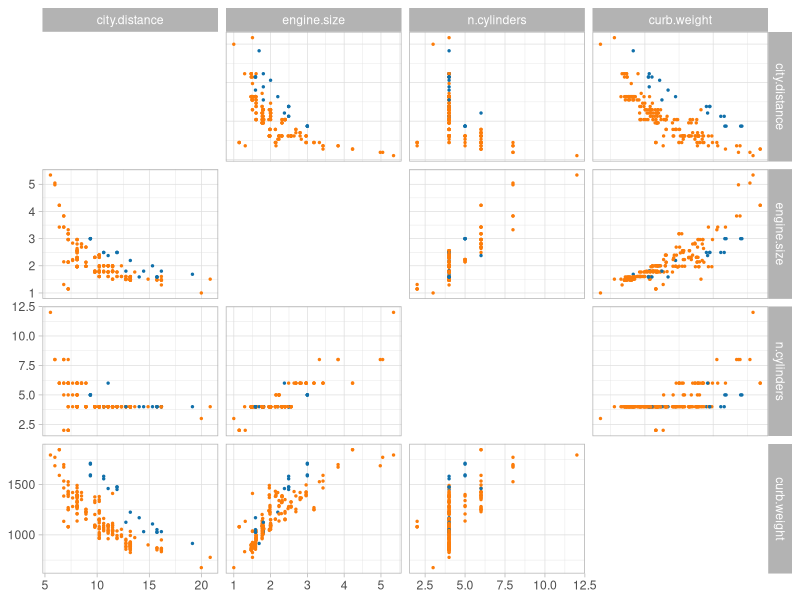
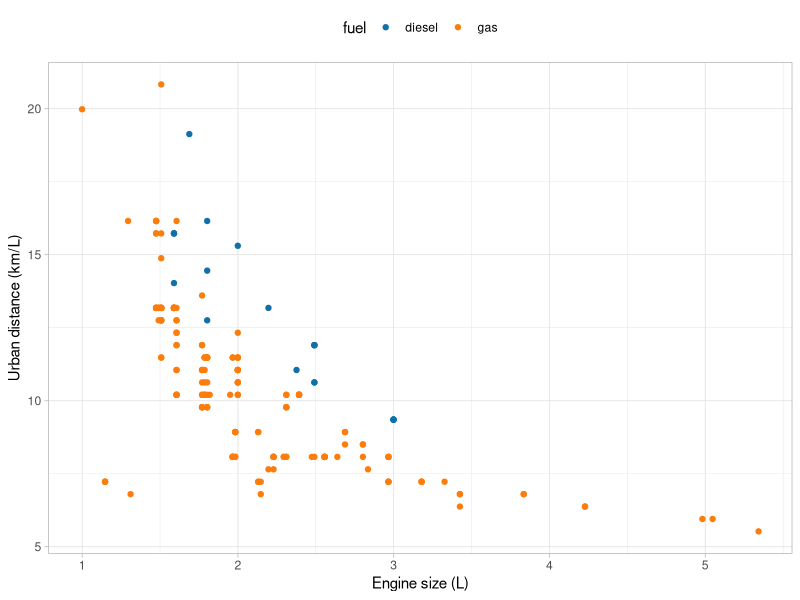
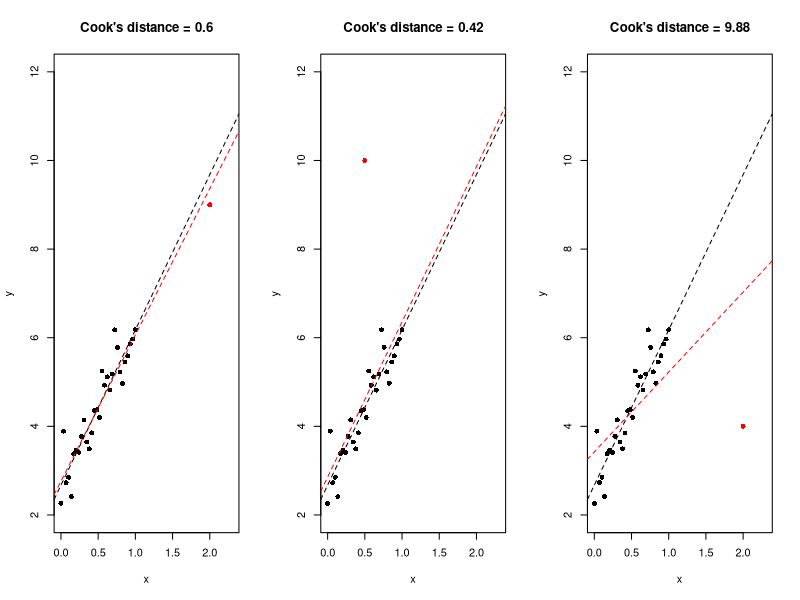
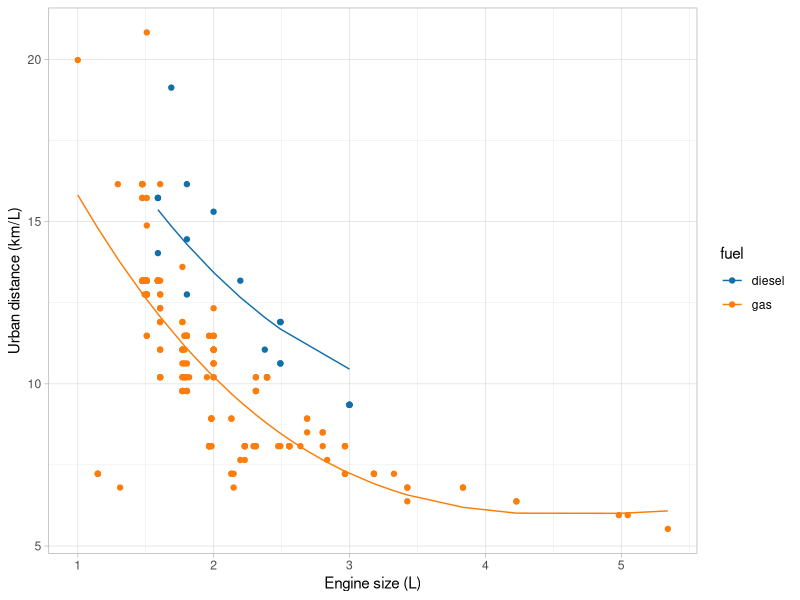
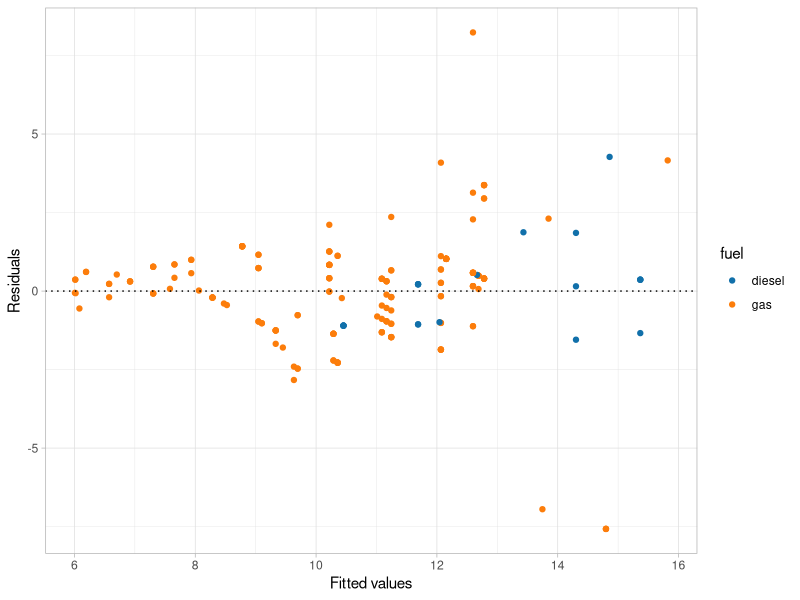
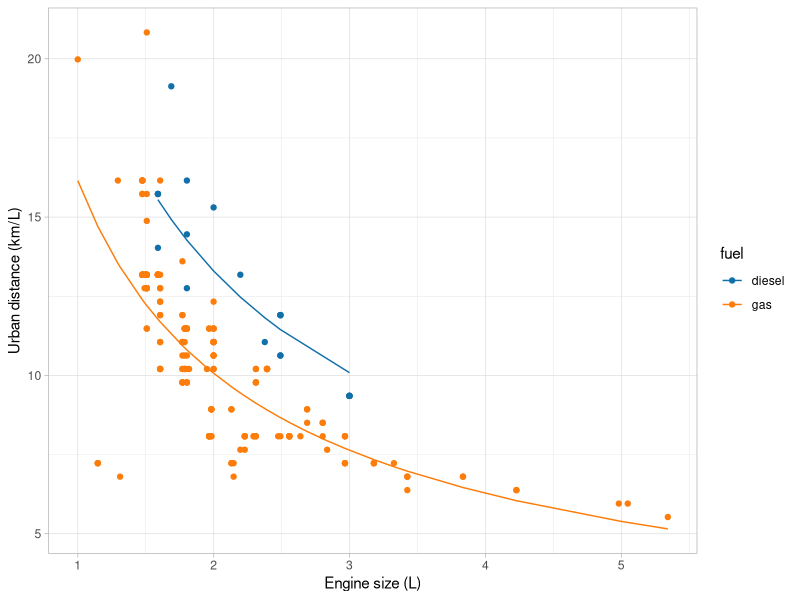
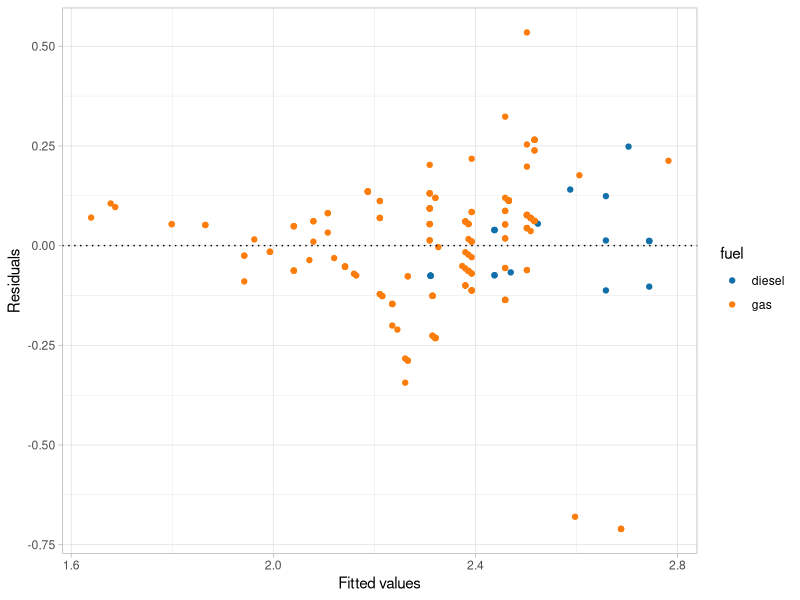
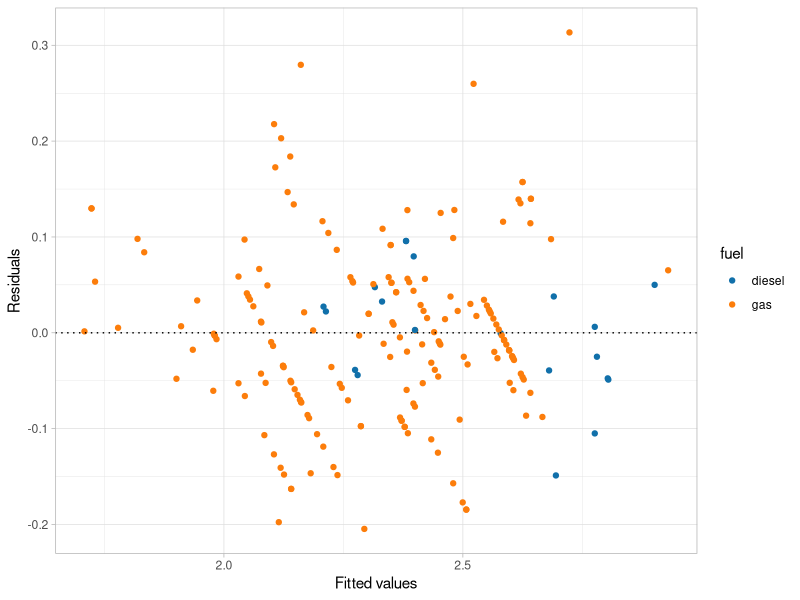

R code for these plots, in order: (Note: this script raises an error after producing the figures.)
library(tidyverse)
library(broom)
library(knitr)
library(ggplot2)
library(GGally)
library(ggthemes)

rm(list = ls())
# The dataset can also be downloaded here: https://tommasorigon.github.io/datamining/data/auto.txt
auto <- read.table("../data/auto.txt", header = TRUE, stringsAsFactors = TRUE) %>% select(city.distance, engine.size, n.cylinders, curb.weight, fuel)

p0 <- ggpairs(auto,
  columns = 1:4, aes(colour = fuel),
  lower = list(continuous = wrap("points", size = 0.5)),
  upper = list(continuous = wrap("points", size = 0.5)),
  diag = "blank"
) +
  theme_light() +
  scale_color_tableau(palette = "Color Blind")
p0

ggplot(data = auto, aes(x = engine.size, y = city.distance, col = fuel)) +
  geom_point() +
  theme_light() +
  scale_color_tableau(palette = "Color Blind") +
  theme(legend.position = "top") +
  xlab("Engine size (L)") +
  ylab("Urban distance (km/L)")

par(mfrow = c(1, 3))
x <- seq(0, 1, length = 30)
set.seed(12)
y <- 3 + 3 * x + rnorm(30, 0, 0.5)

dcook <- cooks.distance(lm(c(y, 3 + 3 * 2) ~ c(x, 2)))
plot(x, y, xlim = c(0, 2.3), ylim = c(2, 12), pch = 16, main = "Cook's distance = 0.6")
abline(lm(y ~ x), lty = "dashed")
abline(lm(c(y, 3 + 3 * 2) ~ c(x, 2)), lty = "dashed", col = "red")
points(2, 3 + 3 * 2, col = "red", pch = 16)


dcook <- cooks.distance(lm(c(y, 10) ~ c(x, mean(x))))
plot(x, y, xlim = c(0, 2.3), ylim = c(2, 12), pch = 16, main = "Cook's distance = 0.42")
abline(lm(y ~ x), lty = "dashed")
abline(lm(c(y, 10) ~ c(x, mean(x))), lty = "dashed", col = "red")
points(mean(x), 10, col = "red", pch = 16)


dcook <- cooks.distance(lm(c(y, 4) ~ c(x, 2)))
plot(x, y, xlim = c(0, 2.3), ylim = c(2, 12), pch = 16, main = "Cook's distance = 9.88")
abline(lm(y ~ x), lty = "dashed")
abline(lm(c(y, 4) ~ c(x, 2)), lty = "dashed", col = "red")
points(2, 4, col = "red", pch = 16)
par(mfrow = c(1, 1))

m1 <- lm(city.distance ~ engine.size + I(engine.size^2) + I(engine.size^3) + fuel, data = auto)
# kable(tidy(m1, conf.int = FALSE), digits = 3)

kable(glance(m1)[c(1, 3, 10)])

augmented_m1 <- augment(m1)
ggplot(data = augmented_m1, aes(x = engine.size, y = city.distance, col = fuel)) +
  geom_point() +
  geom_line(aes(y = .fitted)) +
  theme_light() +
  theme(legend.position = "right") +
  scale_color_tableau(palette = "Color Blind") +
  xlab("Engine size (L)") +
  ylab("Urban distance (km/L)")

ggplot(data = augmented_m1, aes(x = .fitted, y = .resid, col = fuel)) +
  geom_point() +
  geom_hline(aes(yintercept = 0), linetype = "dotted") +
  theme_light() +
  theme(legend.position = "right") +
  scale_color_tableau(palette = "Color Blind") +
  xlab("Fitted values") +
  ylab("Residuals")

m2 <- lm(log(city.distance) ~ I(log(engine.size)) + fuel, data = auto)
kable(tidy(m2, conf.int = FALSE), digits = 3)

augmented_m2 <- augment(m2, data = auto)
ggplot(data = augmented_m2, aes(x = engine.size, y = city.distance, col = fuel)) +
  geom_point() +
  geom_line(aes(y = exp(.fitted))) +
  theme_light() +
  theme(legend.position = "right") +
  scale_color_tableau(palette = "Color Blind") +
  xlab("Engine size (L)") +
  ylab("Urban distance (km/L)")

ggplot(data = augmented_m2, aes(x = .fitted, y = .resid, col = fuel)) +
  geom_point() +
  geom_hline(aes(yintercept = 0), linetype = "dotted") +
  theme_light() +
  theme(legend.position = "right") +
  scale_color_tableau(palette = "Color Blind") +
  xlab("Fitted values") +
  ylab("Residuals")

r.squared.original <- 1 - sum(mean((auto$city.distance - exp(predict(m2)))^2)) / sum(mean((auto$city.distance - mean(auto$city.distance))^2))
kable(data.frame(r.squared.original = r.squared.original, glance(m2)[c(1, 3, 10)]))

auto$cylinders2 <- factor(auto$n.cylinders == 2)
m3 <- lm(log(city.distance) ~ I(log(engine.size)) + I(log(curb.weight)) + fuel + cylinders2, data = auto)
kable(tidy(m3, conf.int = FALSE), digits = 3)

augmented_m3 <- augment(m3, data = auto)
ggplot(data = augmented_m3, aes(x = .fitted, y = .resid, col = fuel)) +
  geom_point() +
  geom_hline(aes(yintercept = 0), linetype = "dotted") +
  theme_light() +
  theme(legend.position = "right") +
  scale_color_tableau(palette = "Color Blind") +
  xlab("Fitted values") +
  ylab("Residuals")

r.squared.original <- 1 - sum(mean((auto$city.distance - exp(predict(m3)))^2)) / sum(mean((auto$city.distance - mean(auto$city.distance))^2))
kable(data.frame(r.squared.original = r.squared.original, glance(m3)[c(1, 3, 10)]))

m_box <- lm(city.distance ~ engine.size + curb.weight + fuel + cylinders2, data = auto)
MASS::boxcox(m_box)

m_box <- lm(I(1 / city.distance) ~ engine.size + curb.weight + fuel + cylinders2, data = auto)

augmented_m_box <- augment(m_box, data = auto)
ggplot(data = augmented_m_box, aes(x = .fitted, y = .resid, col = fuel)) +
  geom_point() +
  geom_hline(aes(yintercept = 0), linetype = "dotted") +
  theme_light() +
  theme(legend.position = "right") +
  scale_color_tableau(palette = "Color Blind") +
  xlab("Fitted values") +
  ylab("Residuals")
